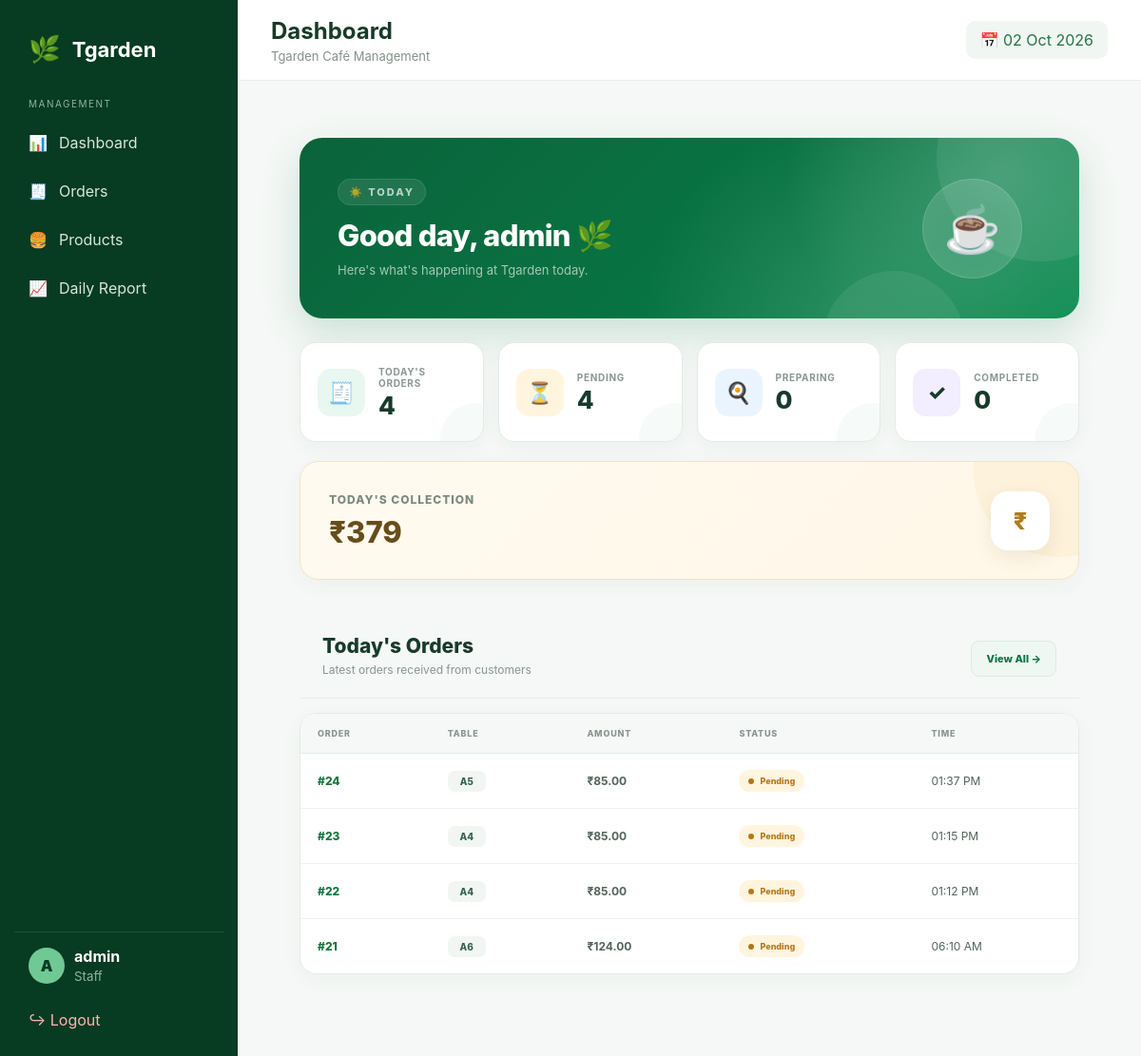
Before: /staff/ (signed in) with the older database file.
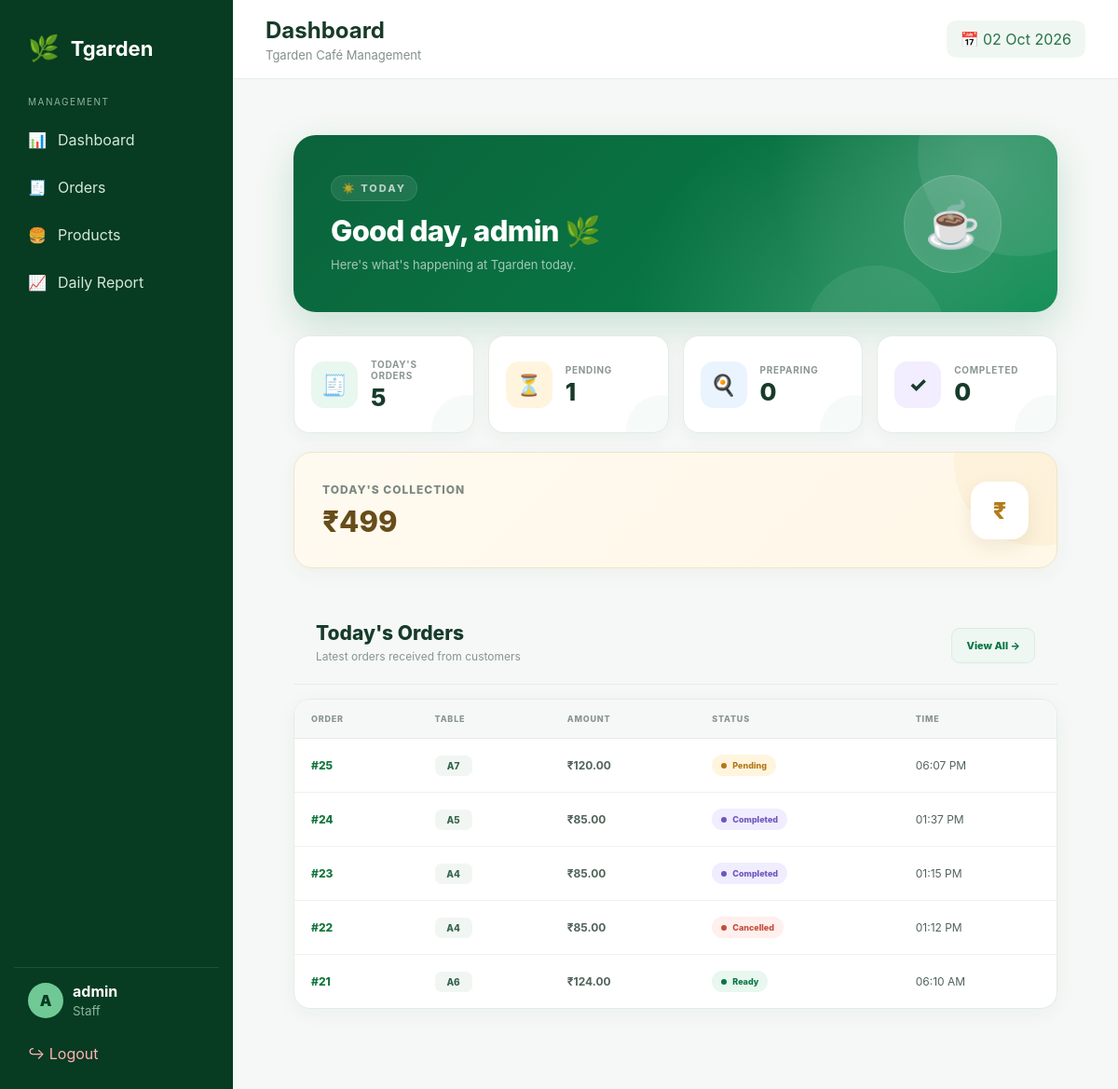
After: the same page with the newer database file.
### cafe/models.py (models this page shows, shortened)
class Order(models.Model):
    STATUS_CHOICES = [
        ("Pending", "Pending"),
        ("Preparing", "Preparing"),
        ("Ready", "Ready"),
        ("Completed", "Completed"),
        ("Cancelled", "Cancelled"),
    ]
    table_name = models.CharField(
        max_length=100
    )
    total_amount = models.DecimalField(
        max_digits=10,
        decimal_places=2,
        default=0
    )
    status = models.CharField(
        max_length=20,
        choices=STATUS_CHOICES,
        default="Pending"
    )
    created_at = models.DateTimeField(
        auto_now_add=True
    )
    class Meta:
        ordering = ["-created_at"]

### staff/views.py (the view)
@staff_required
def dashboard(request):
    today = timezone.localdate()
    today_orders = Order.objects.filter(
        created_at__date=today
    )
    collection = (
        today_orders
        .exclude(status="Cancelled")
        .aggregate(
            total=Sum("total_amount")
        )["total"]
        or Decimal("0")
    )
    recent_orders = today_orders.order_by(
        "-created_at"
    )[:10]
    context = {
        "today": today,
        "total_orders": today_orders.count(),
        "pending_orders": today_orders.filter(
            status="Pending"
        ).count(),
        "preparing_orders": today_orders.filter(
            status="Preparing"
        ).count(),
        "ready_orders": today_orders.filter(
            status="Ready"
        ).count(),
        "completed_orders": today_orders.filter(
            status="Completed"
        ).count(),
        "cancelled_orders": today_orders.filter(
            status="Cancelled"
        ).count(),
        "collection": collection,
        "recent_orders": recent_orders,
    }
    return render(
        request,
        "staff/dashboard.html",
        context
    )

### staff/views.py (called while the page is built)
def is_staff(user):
    return user.is_authenticated and user.is_staff

### staff/templates/staff/dashboard.html (shortened to what the changed rows need)
{% extends "staff/base.html" %}
{% block page_title %}
Dashboard
{% endblock %}
{% block content %}
<div class="dashboard-page">
    <div class="welcome-banner">
        <div class="welcome-content">
            <h1>
                Good day, {{ request.user.username }} 🌿
            </h1>
        </div>
    </div>
    <div class="stats-grid">
        <div class="stat-card">
            <div>
                <span>
                    Today's Orders
                </span>
                <strong>
                    {{ total_orders }}
                </strong>
            </div>
        </div>
        <div class="stat-card">
            <div>
                <span>
                    Pending
                </span>
                <strong>
                    {{ pending_orders }}
                </strong>
            </div>
        </div>
    </div>
    <div class="collection-card">
        <div>
            <span class="collection-label">
                TODAY'S COLLECTION
            </span>
            <h2>
                ₹{{ collection }}
            </h2>
        </div>
    </div>
    <div class="section-header">
        <div>
            <h2>
                Today's Orders
            </h2>
        </div>
    </div>
    <div class="orders-table">
        <table>
            <thead>
                <tr>
                    <th>
                        Order
                    </th>
                    <th>
                        Table
                    </th>
                    <th>
                        Amount
                    </th>
                    <th>
                        Status
                    </th>
                    <th>
                        Time
                    </th>
                </tr>
            </thead>
            <tbody>
            {% for order in recent_orders %}
                <tr>
                    <td>
                        <a
                            href="{% url 'staff:order_detail' order.id %}"
                            class="order-number"
                        >
                            #{{ order.id }}
                        </a>
                    </td>
                    <td>
                        <span class="table-badge">
                            {{ order.table_name }}
                        </span>
                    </td>
                    <td>
                        <strong>
                            ₹{{ order.total_amount }}
                        </strong>
                    </td>
                    <td>
                        <span class="status {{ order.status|lower }}">
                            {{ order.status }}
                        </span>
                    </td>
                    <td>
                        {{ order.created_at|date:"h:i A" }}
                    </td>
                </tr>
            {% empty %}
                <tr>
                    <td colspan="5">
                        ☕ No orders received today.
                    </td>
                </tr>
            {% endfor %}
            </tbody>
        </table>
    </div>
</div>
{% endblock %}

Changed rows visible on the page:
added Order: id "25", table_name "A7", total_amount "120.00", status "Pending", created_at "06:07 PM"
changed Order "01:37 PM": status "Pending" → "Completed"
changed Order "01:15 PM": status "Pending" → "Completed"
changed Order "01:12 PM": status "Pending" → "Cancelled"
changed Order "06:10 AM": status "Pending" → "Ready"
Other visible differences:
{{ total_orders }}: "4" → "5"
{{ pending_orders }}: "4" → "1"
{{ collection }}: "379" → "499"
